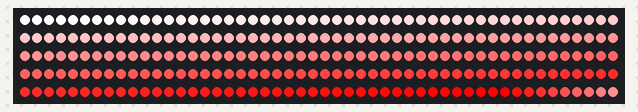
The sketch below on a simulated Arduino Uno, built with avr-gcc and run on an emulated ATmega328P. Parts: 250 RGB LEDs in strip order, left to right, continuing on the next row.

Above: at 0.17 s.
At 10.73 s:
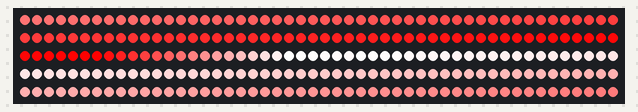
At 19.11 s:
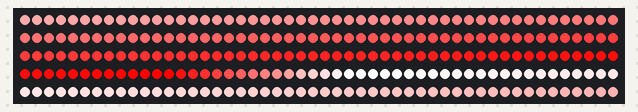
At 38.37 s:
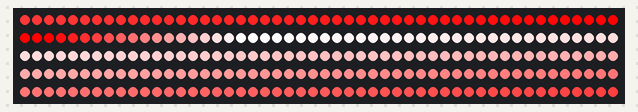

The sketch:

single_color.ino
```cpp
#include <FastLED.h>

#define LED_PIN     2
#define COLOR_ORDER RGB
#define CHIPSET     WS2811
#define NUM_LEDS    250

#define BRIGHTNESS  255
//CRGB color  = CHSV(40*256/360,230,255); // pure hue, three-quarters brightness

CRGB color = CRGB::White;
CRGB leds[NUM_LEDS];
//CRGBPalette16 palette = LavaColors_p;
CRGBPalette16 palette = CRGBPalette16(CRGB::White, CRGB::Red);


void setup() {
  FastLED.addLeds<CHIPSET, LED_PIN, COLOR_ORDER>(leds, NUM_LEDS).setCorrection( TypicalLEDStrip );
  FastLED.setBrightness( BRIGHTNESS );
}

void loop() {
  uint32_t now = millis();
  uint32_t offset = now * 256 / 3000;
  for (int i = 0; i < NUM_LEDS; i++) {
    //if((now / 100)%2) {
      leds[i] = ColorFromPalette(palette, (i * 256 * 1 / NUM_LEDS + offset) % 256);
    //} else {
    //  leds[i] = CRGB::Black;
    //}
  }
  FastLED.show();

}
```
